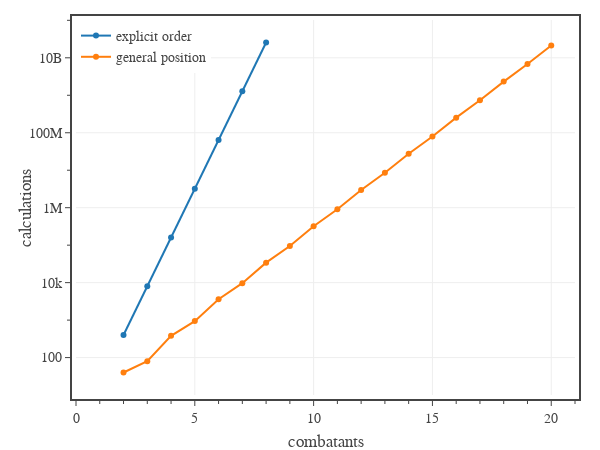

Source (notebook cell):
### Code cell
# Fig 6: Shows the scaling of the Explicit Order and General Position calculations
# create figure
fig = go.Figure(
    layout=go.Layout(
        template=tfb.FIG_TEMPLATE,
        xaxis=dict(
            title_text='combatants',
            range=[0, 21],
            tick0=0, dtick=5,
            minor=dict(tick0=0, dtick=1),
        ),
        yaxis=dict(
            title_text='calculations',
            type='log',
            #range=[0,1.02],
            #tickformat='.0%'
            #tick0=0, dtick=0.2,
            #minor=dict(tick0=0, dtick=0.1),
        ),
        legend=dict(
            xanchor='left', yanchor='top',
            x=0.00, y=1.00,
            orientation='v',
            tracegroupgap=0,
        )
    )
)

x = list(range(2, 9))
fig.add_trace(go.Scatter(
    x=x,
    y=(20**np.array(x)),
    name='explicit order',
    hovertemplate=
        '<b>explicit order</b><br>'+
        'combatants %{x:.0f}<br>'+
        'combos %{y:.0f}<extra></extra>',
))


x = list(range(2, 21))
y = []
for n_combatants in x:
    position = int(n_combatants/2)
    n_combos = 0
    for n_a in range(0, position):
        for n_b in range(0, n_combatants - position + 1):
            n_combos += math.comb(n_combatants-1, n_a)*math.comb(n_combatants-n_a-1, n_b)

    n_combos *= 20
    y.append(n_combos)

fig.add_trace(go.Scatter(
    x=x,
    y=y,
    name='general position',
    hovertemplate=
        '<b>general position</b><br>'+
        'combatants %{x:.0f}<br>'+
        'combos %{y:.0f}<extra></extra>',
))

# show figure
fig.update_layout(width=600, height=450)
fig.show(config=tfb.FIG_CONFIG)

# save figures
if SAVEFIGS:
    fig.update_layout(autosize=True, width=None, height=None)
    tfb.save_fig_html(fig, format='large', name=f'./fig-calculation-scaling-large')
    tfb.save_fig_html(fig, format='small', name=f'./fig-calculation-scaling-small')

### Figure 1 — Plotly figure (JSON) as saved in the notebook; plotly's stock layout.template omitted (floating-point values rounded to 4 significant figures)
{"data": [{"hovertemplate": "<b>explicit order</b><br>combatants %{x:.0f}<br>combos %{y:.0f}<extra></extra>", "name": "explicit order", "type": "scatter", "x": [2, 3, 4, 5, 6, 7, 8], "y": [400, 8000, 160000, 3200000, 64000000, 1280000000, 25600000000]}, {"hovertemplate": "<b>general position</b><br>combatants %{x:.0f}<br>combos %{y:.0f}<extra></extra>", "name": "general position", "type": "scatter", "x": [2, 3, 4, 5, 6, 7, 8, 9, 10, 11, 12, 13, 14, 15, 16, 17, 18, 19, 20], "y": [40, 80, 380, 940, 3620, 9660, 34180, 94700, 319940, 906060, 2973540, 8540460, 27479940, 79694220, 252810660, 738297580, 2317395140, 6802824780, 21180170980]}], "layout": {"height": 450, "legend": {"orientation": "v", "tracegroupgap": 0, "x": 0, "xanchor": "left", "y": 1, "yanchor": "top"}, "width": 600, "xaxis": {"dtick": 5, "minor": {"dtick": 1, "tick0": 0}, "range": [0, 21], "tick0": 0, "title": {"text": "combatants"}}, "yaxis": {"title": {"text": "calculations"}, "type": "log"}}}
